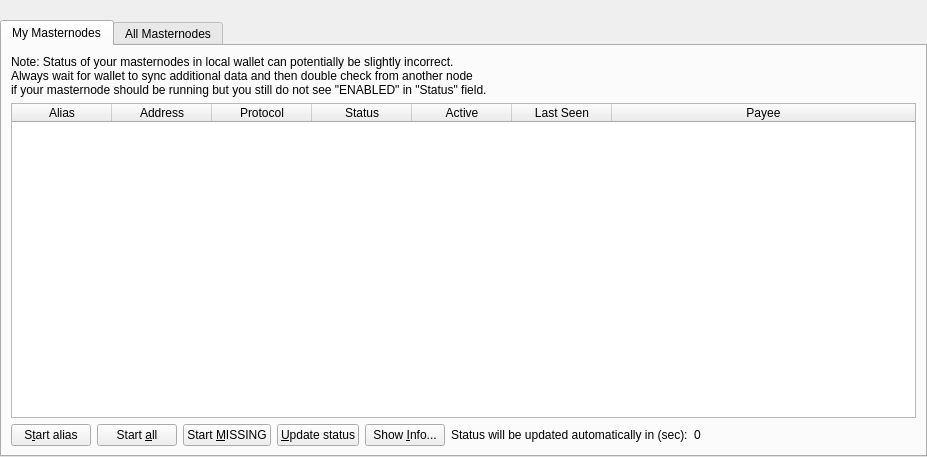
<?xml version="1.0" encoding="UTF-8"?>
<ui version="4.0">
 <class>MasternodeList</class>
 <widget class="QWidget" name="MasternodeList">
  <property name="geometry">
   <rect>
    <x>0</x>
    <y>0</y>
    <width>927</width>
    <height>457</height>
   </rect>
  </property>
  <property name="windowTitle">
   <string>Form</string>
  </property>
  <layout class="QVBoxLayout" name="topLayout">
   <property name="leftMargin">
    <number>0</number>
   </property>
   <property name="topMargin">
    <number>0</number>
   </property>
   <property name="rightMargin">
    <number>0</number>
   </property>
   <property name="bottomMargin">
    <number>0</number>
   </property>
   <item>
    <layout class="QVBoxLayout" name="verticalLayout">
     <property name="bottomMargin">
      <number>0</number>
     </property>
     <item>
      <spacer name="horizontalSpacer0">
       <property name="orientation">
        <enum>Qt::Horizontal</enum>
       </property>
       <property name="sizeHint" stdset="0">
        <size>
         <width>40</width>
         <height>20</height>
        </size>
       </property>
      </spacer>
     </item>
     <item>
      <widget class="QTabWidget" name="tabWidget">
       <property name="currentIndex">
        <number>0</number>
       </property>
       <widget class="QWidget" name="tabMyMasternodes">
        <attribute name="title">
         <string>My Masternodes</string>
        </attribute>
        <layout class="QGridLayout" name="gridLayout_2">
         <item row="0" column="0">
          <layout class="QVBoxLayout" name="verticalLayout_2">
           <property name="bottomMargin">
            <number>0</number>
           </property>
           <item>
            <layout class="QHBoxLayout" name="horizontalLayout_note">
             <property name="bottomMargin">
              <number>0</number>
             </property>
             <item>
              <widget class="QLabel" name="updateNote">
               <property name="text">
                <string>Note: Status of your masternodes in local wallet can potentially be slightly incorrect.&lt;br /&gt;Always wait for wallet to sync additional data and then double check from another node&lt;br /&gt;if your masternode should be running but you still do not see &quot;ENABLED&quot; in &quot;Status&quot; field.</string>
               </property>
              </widget>
             </item>
            </layout>
           </item>
           <item>
            <widget class="QTableWidget" name="tableWidgetMyMasternodes">
             <property name="minimumSize">
              <size>
               <width>695</width>
               <height>0</height>
              </size>
             </property>
             <property name="editTriggers">
              <set>QAbstractItemView::NoEditTriggers</set>
             </property>
             <property name="alternatingRowColors">
              <bool>false</bool>
             </property>
             <property name="selectionMode">
              <enum>QAbstractItemView::SingleSelection</enum>
             </property>
             <property name="selectionBehavior">
              <enum>QAbstractItemView::SelectRows</enum>
             </property>
             <property name="sortingEnabled">
              <bool>true</bool>
             </property>
             <attribute name="horizontalHeaderStretchLastSection">
              <bool>true</bool>
             </attribute>
             <column>
              <property name="text">
               <string>Alias</string>
              </property>
             </column>
             <column>
              <property name="text">
               <string>Address</string>
              </property>
             </column>
             <column>
              <property name="text">
               <string>Protocol</string>
              </property>
             </column>
             <column>
              <property name="text">
               <string>Status</string>
              </property>
             </column>
             <column>
              <property name="text">
               <string>Active</string>
              </property>
             </column>
             <column>
              <property name="text">
               <string>Last Seen</string>
              </property>
             </column>
             <column>
              <property name="text">
               <string>Payee</string>
              </property>
             </column>
            </widget>
           </item>
           <item>
            <layout class="QHBoxLayout" name="horizontalLayout_5">
             <property name="bottomMargin">
              <number>0</number>
             </property>
             <item>
              <widget class="QPushButton" name="startButton">
               <property name="text">
                <string>S&amp;tart alias</string>
               </property>
              </widget>
             </item>
             <item>
              <widget class="QPushButton" name="startAllButton">
               <property name="text">
                <string>Start &amp;all</string>
               </property>
              </widget>
             </item>
             <item>
              <widget class="QPushButton" name="startMissingButton">
               <property name="text">
                <string>Start &amp;MISSING</string>
               </property>
              </widget>
             </item>
             <item>
              <widget class="QPushButton" name="UpdateButton">
               <property name="text">
                <string>&amp;Update status</string>
               </property>
              </widget>
             </item>
             <item>
              <widget class="QPushButton" name="QRButton">
               <property name="toolTip">
                <string>Show additional Masternode information</string>
               </property>
               <property name="text">
                <string>Show &amp;Info...</string>
               </property>
              </widget>
             </item>
             <item>
              <widget class="QLabel" name="autoupdate_label">
               <property name="text">
                <string>Status will be updated automatically in (sec):</string>
               </property>
              </widget>
             </item>
             <item>
              <widget class="QLabel" name="secondsLabel">
               <property name="text">
                <string>0</string>
               </property>
              </widget>
             </item>
             <item>
              <spacer name="horizontalSpacer_5">
               <property name="orientation">
                <enum>Qt::Horizontal</enum>
               </property>
               <property name="sizeHint" stdset="0">
                <size>
                 <width>40</width>
                 <height>20</height>
                </size>
               </property>
              </spacer>
             </item>
            </layout>
           </item>
          </layout>
         </item>
        </layout>
       </widget>
       <widget class="QWidget" name="tabAllMasternodes">
        <attribute name="title">
         <string>All Masternodes</string>
        </attribute>
        <layout class="QGridLayout" name="gridLayout">
         <item row="1" column="0">
          <widget class="QTableWidget" name="tableWidgetMasternodes">
           <property name="editTriggers">
            <set>QAbstractItemView::NoEditTriggers</set>
           </property>
           <property name="alternatingRowColors">
            <bool>false</bool>
           </property>
           <property name="selectionBehavior">
            <enum>QAbstractItemView::SelectRows</enum>
           </property>
           <property name="selectionMode">
            <enum>QAbstractItemView::NoSelection</enum>
           </property>
           <property name="sortingEnabled">
            <bool>true</bool>
           </property>
           <attribute name="horizontalHeaderStretchLastSection">
            <bool>true</bool>
           </attribute>
           <column>
            <property name="text">
             <string>Address</string>
            </property>
           </column>
           <column>
            <property name="text">
             <string>Protocol</string>
            </property>
           </column>
           <column>
            <property name="text">
             <string>Status</string>
            </property>
           </column>
           <column>
            <property name="text">
             <string>Active</string>
            </property>
           </column>
           <column>
            <property name="text">
             <string>Last Seen</string>
            </property>
           </column>
           <column>
            <property name="text">
             <string>Payee</string>
            </property>
           </column>
          </widget>
         </item>
         <item row="0" column="0">
          <layout class="QHBoxLayout" name="horizontalLayout_3">
           <property name="bottomMargin">
            <number>0</number>
           </property>
           <item>
            <widget class="QLabel" name="label_filter">
             <property name="text">
              <string>Filter List:</string>
             </property>
            </widget>
           </item>
           <item>
            <widget class="QLineEdit" name="filterLineEdit">
             <property name="toolTip">
              <string>Filter masternode list</string>
             </property>
            </widget>
           </item>
           <item>
            <spacer name="horizontalSpacer_3">
             <property name="orientation">
              <enum>Qt::Horizontal</enum>
             </property>
             <property name="sizeHint" stdset="0">
              <size>
               <width>10</width>
               <height>20</height>
              </size>
             </property>
            </spacer>
           </item>
           <item>
            <widget class="QLabel" name="label_count">
             <property name="text">
              <string>Node Count:</string>
             </property>
            </widget>
           </item>
           <item>
            <widget class="QLabel" name="countLabel">
             <property name="text">
              <string>0</string>
             </property>
            </widget>
           </item>
          </layout>
         </item>
        </layout>
       </widget>
      </widget>
     </item>
    </layout>
   </item>
  </layout>
 </widget>
 <resources/>
 <connections/>
</ui>
